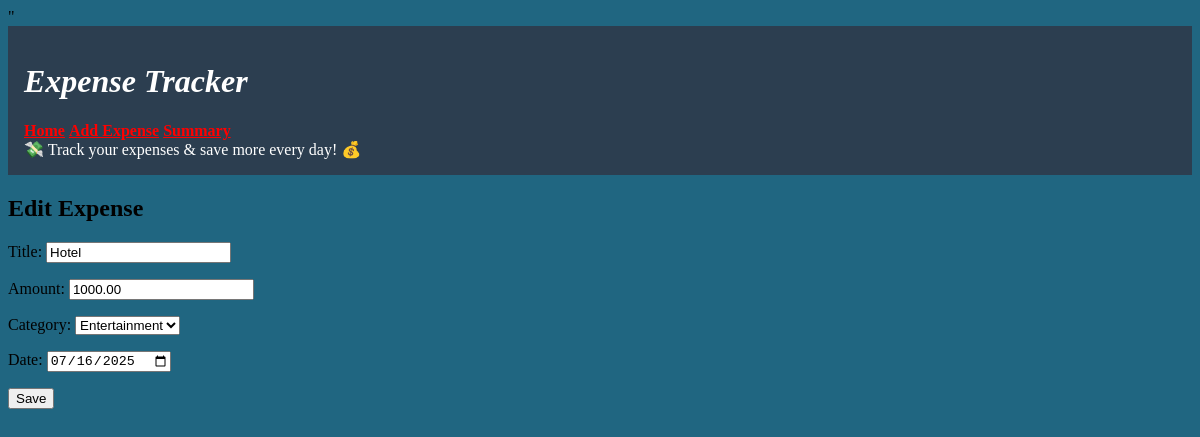
Page /edit/4/ on the committed database.
### expenses/models.py (models this page shows, shortened)
class Expense(models.Model):
    CATEGORY_CHOICES = [
        ('Food', 'Food'),
        ('Transport', 'Transport'),
        ('Utilities', 'Utilities'),
        ('Entertainment', 'Entertainment'),
        ('Other', 'Other'),
    ]
    title = models.CharField(max_length=100)
    amount = models.DecimalField(max_digits=10, decimal_places=2)
    category = models.CharField(max_length=50, choices=CATEGORY_CHOICES)
    date = models.DateField()

### expenses/views.py (the view)
# urls.py: path('edit/<int:pk>/', views.edit_expense, name='edit_expense'),
def edit_expense(request, pk):
    expense = get_object_or_404(Expense, pk=pk)
    form = ExpenseForm(request.POST or None, instance=expense)
    if form.is_valid():
        form.save()
        return redirect('expense_list')
    return render(request, 'expenses/form.html', {'form': form})

### expenses/forms.py
class ExpenseForm(forms.ModelForm):
    class Meta:
        model = Expense
        fields = ['title', 'amount', 'category', 'date']
        widgets = {
            'date': forms.DateInput(attrs={'type': 'date'})
        }

### expenses/templates/expenses/form.html (shortened to what this page needs)
{% extends "expenses/base.html" %}
{% block content %}
<h2>{% if form.instance.pk %}Edit{% else %}Add{% endif %} Expense</h2>
<form method="post">
    {{ form.as_p }}
    <button type="submit">Save</button>
</form>
{% endblock %}

### rows in the picture
Expense: title "Hotel", amount "1000.00", category "Entertainment", date "07/16/2025"
